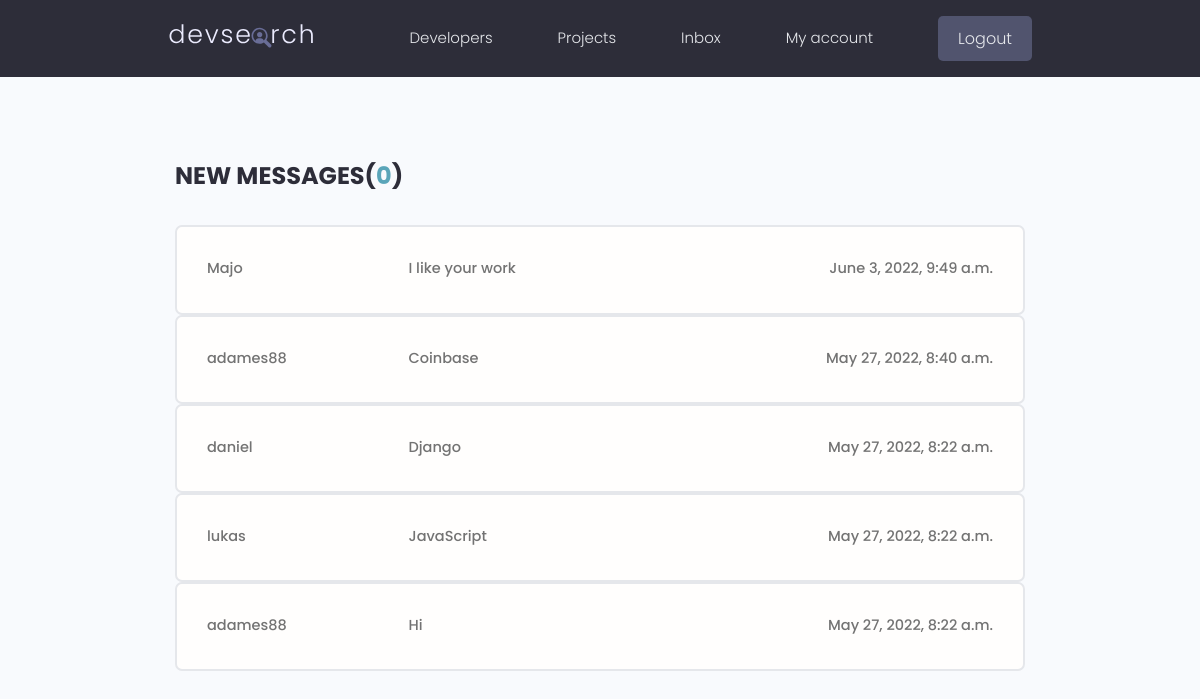
The page /inbox/ (signed in) on the database its author committed.
### users/models.py (models this page shows, shortened)
class Message(models.Model):
    id = models.UUIDField(default=uuid.uuid4, unique=True,
    primary_key=True, editable=False)
    sender = models.ForeignKey(Profile, on_delete=models.SET_NULL, null=True, blank=True)
    recipient = models.ForeignKey(Profile, on_delete=models.CASCADE, null=True, blank=True, related_name="messages")
    name = models.CharField(max_length=50, blank=True, null=True)
    email = models.EmailField(max_length=100, blank=True, null=True)
    subject = models.CharField(max_length=100, blank=True, null=True)
    body = models.TextField()
    is_read = models.BooleanField(default=False, null=True)
    created = models.DateTimeField(auto_now_add=True)
    class Meta:
        ordering = ['is_read', '-created']

### users/views.py (the view)
# urls.py: path("inbox/", views.inbox,name="inbox" ),
@login_required(login_url="login")
def inbox(request):
    profile = request.user.profile
    messages_requests = profile.messages.all()
    unread_count = messages_requests.filter(is_read = False).count()
    context = {"messages_requests":messages_requests, "unread_count":unread_count}
    return render(request, "users/inbox.html", context)

### users/templates/users/inbox.html
{% extends 'main.html' %}
{% block content %}
<main class="inbox my-xl">
  <div class="content-box">
    <h3 class="inbox__title">New Messages(<span>{{ unread_count }}</span>)</h3>
    {% for message in messages_requests %}
    <ul class="messages">
      {% if message.is_read == False %}
      <li class="message message--unread">
        <a href="{% url 'message' message.id %}">
          <span class="message__author">{{ message.name }}</span>
          <span class="message__subject">{{ message.subject }}</span>
          <span class="message__date">{{ message.created }}</span>
        </a>
      </li>
      {% else %}
      <li class="message">
        <a href="{% url 'message' message.id %}">
          <span class="message__author">{{ message.name }}</span>
          <span class="message__subject">{{ message.subject }}</span>
          <span class="message__date">{{ message.created }}</span>
        </a>
      </li>
      {% endif %}
    </ul>
    {% endfor %}
  </div>
</main>
{% endblock %}

### static/styles/app.css (style rules this page uses)
:root { --color-sub: #2d2d39; }
.content-box { width: 95%; max-width: 85rem; margin: 0 auto; }
.inbox { height: 90vh; }
.inbox__title, .inbox__title span { font-size: 2.4rem; font-weight: 700; color: var(--color-sub); text-transform: uppercase; text-align: left; margin-bottom: 3rem; }
.inbox__title span { color: var(--color-main); }
.messages { list-style: none; background: var(--color-white); padding: 0.5rem 3rem; border: 2px solid var(--color-light); border-radius: 0.7rem; }
.message { padding: 2.5rem 0; }
.message > a span { font-size: 1.45rem; font-weight: 500; }
.message > a { display: flex; gap: 1rem; }
.message__author, .message__date { flex-basis: 25%; }
.message__subject { flex-basis: 50%; }
.message__date { text-align: right; }

### static/uikit/styles/modules/_variables.css (style rules this page uses)
:root { --color-main: #5aa5b9; --color-main-light: #e6faff; --color-sub: #3f4156; --color-sub-light: #51546e; --color-sub-lighter: #ededfd; --color-text: #737373; --color-gray: #8b8b8b; --color-light: #e5e7eb; --color-light-gray: #767676; --color-bg: #f8fafd; --color-white: #fffefd; --color-white-light: #f3f3f3; --color-success: #359e64; --color-success-bg: #def8e8; --color-error: #fc4b0b; --color-error-bg: #fff2ee; --font-base: 'Poppins', arial, helvetica, 'Segoe UI', roboto, ubuntu, sans-serif; --font-monospace: 'Fira Code', 'Courier New', courier, monospace; --font-regular: 300; --font-medium: 500; --font-bold: 700; --generic-shadow: 1px 1px 5px #00000010; --generic-transition: all 0.3s ease-in-out; }

### static/uikit/styles/modules/_base.css (style rules this page uses)
* { margin: 0; padding: 0; box-sizing: border-box; text-rendering: optimizeLegibility; color: inherit; font-size: inherit; }
html { font-size: 50%; }
@media only screen and (min-width: 480px) { html { font-size: 56.25%; } }
@media only screen and (min-width: 1200px) { html { font-size: 62.5%; } }
body { line-height: 1.6; font-weight: 400; font-size: 1.5rem; color: var(--color-text); background-color: var(--color-bg); min-height: 100vh; }

### static/uikit/styles/modules/_typography.css (style rules this page uses)
* { font-family: var(--font-base); }
h3 { font-size: 3.2rem; font-weight: var(--font-medium); }
p, span, strong { font-size: 1.6rem; color: var(--color-text); font-weight: var(--font-regular); }
a { padding-bottom: 2px; text-decoration: none; display: inline-block; color: var(--color-main); font-weight: var(--font-medium); }

### static/uikit/styles/modules/_utilities.css (style rules this page uses)
.my-xl { margin: 8rem auto; }

### rows shown on the page
Message: name "Majo", subject "I like your work", created "June 3, 2022, 9:49 a.m."
Message: name "adames88", subject "Coinbase", created "May 27, 2022, 8:40 a.m."
Message: name "daniel", subject "Django", created "May 27, 2022, 8:22 a.m."
Message: name "lukas", subject "JavaScript", created "May 27, 2022, 8:22 a.m."
Message: name "adames88", subject "Hi", created "May 27, 2022, 8:22 a.m."

### other values the page prints
{{ unread_count }} "0"
